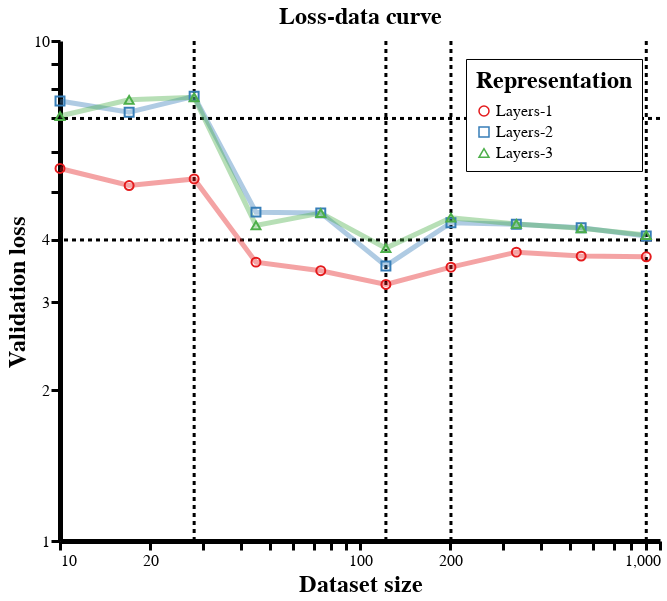

This figure's notebook cell:
### Code cell
# plot the loss-data curves for our representations
reprieve.render_curve(outcome_df, ns, epsilons)

### Figure 1 — Vega-Lite specification as saved in the notebook (floating-point values rounded to 4 significant figures; data arrays with more than 128 entries replaced by an {"elided": "..."} marker saying what was removed)
{"config": {"view": {"height": 500, "width": 600, "strokeWidth": 0, "background": "white"}, "title": {"fontSize": 24}, "range": {"category": {"scheme": "set1"}, "ordinal": {"scheme": "set1"}}, "axis": {"titleFontSize": 24, "labelFontSize": 16, "grid": false, "domainWidth": 5, "domainColor": "333", "tickWidth": 3, "tickSize": 9, "tickCount": 4, "tickColor": "333", "tickOffset": 0}, "legend": {"titleFontSize": 24, "labelFontSize": 16, "labelLimit": 0, "titleLimit": 0, "orient": "top-right", "padding": 10, "titlePadding": 10, "rowPadding": 5, "fillColor": "white", "strokeColor": "black", "cornerRadius": 0}, "rule": {"size": 3, "color": "999"}, "line": {"size": 5, "opacity": 0.4}}, "layer": [{"data": {"name": "data-b8c80664d3cb05fd00f8b84ac9ac7da7"}, "mark": {"type": "rule", "strokeDash": [4, 4]}, "encoding": {"x": {"type": "quantitative", "field": "x"}}}, {"data": {"name": "data-b8c80664d3cb05fd00f8b84ac9ac7da7"}, "mark": {"type": "rule", "strokeDash": [4, 4]}, "encoding": {"y": {"type": "quantitative", "field": "y"}}}, {"data": {"name": "data-bad461dba739ca50aebfa04006bfd446"}, "mark": "line", "encoding": {"color": {"type": "nominal", "field": "name", "legend": null, "title": "Representation"}, "x": {"type": "quantitative", "field": "samples", "scale": {"type": "log"}, "title": "Dataset size"}, "y": {"type": "quantitative", "aggregate": "mean", "field": "val_loss", "scale": {"type": "log"}, "title": "Validation loss"}}, "title": "Loss-data curve"}, {"data": {"name": "data-bad461dba739ca50aebfa04006bfd446"}, "mark": {"type": "point", "opacity": 1, "size": 80}, "encoding": {"color": {"type": "nominal", "field": "name", "title": "Representation"}, "shape": {"type": "nominal", "field": "name", "title": "Representation"}, "tooltip": [{"type": "quantitative", "field": "samples"}, {"type": "nominal", "field": "name"}], "x": {"type": "quantitative", "field": "samples", "scale": {"type": "log"}, "title": "Dataset size"}, "y": {"type": "quantitative", "aggregate": "mean", "field": "val_loss", "scale": {"type": "log"}, "title": "Validation loss"}}, "title": "Loss-data curve"}], "resolve": {"scale": {"color": "independent", "shape": "independent"}}, "$schema": "https://vega.github.io/schema/vega-lite/v4.8.1.json", "datasets": {"data-b8c80664d3cb05fd00f8b84ac9ac7da7": [{"x": 28.0, "y": null}, {"x": 122.0, "y": null}, {"x": 201.0, "y": null}, {"x": 900.0, "y": null}, {"x": null, "y": 7.0}, {"x": null, "y": 4.0}], "data-bad461dba739ca50aebfa04006bfd446": {"elided": "150 records"}}}
